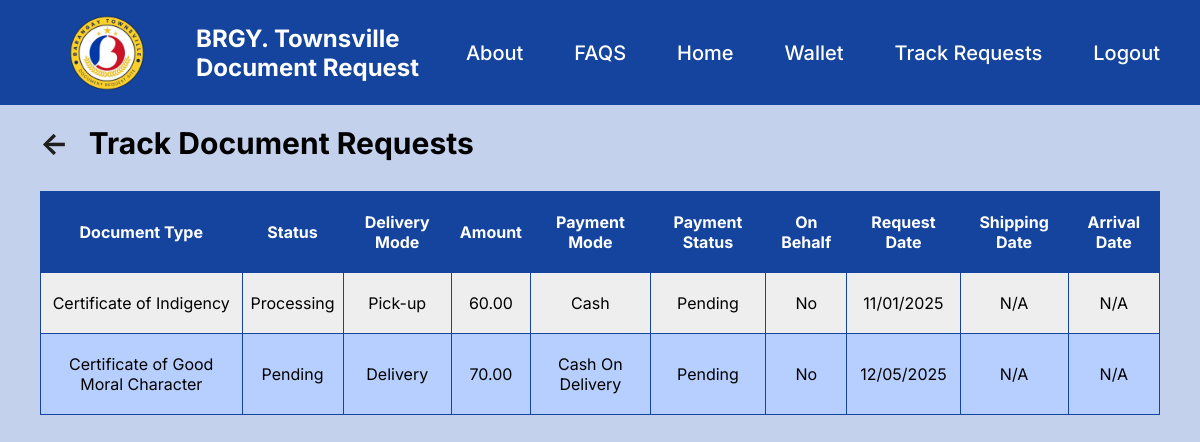
Page /track_request.php (signed in) on the committed database.
### tables this page shows
CREATE TABLE requests (
  request_id int(11) NOT NULL,
  user_id int(11) NOT NULL,
  doc_id int(11) NOT NULL,
  request_date datetime NOT NULL DEFAULT current_timestamp(),
  status enum('Pending','Approved','Denied','Processing','Ready for Shipping','Shipping','Ready for Pick-up','Released') NOT NULL DEFAULT 'Pending',
  delivery_mode enum('Pick-up','Delivery') NOT NULL,
  payment_mode enum('Cash_On_Delivery','Wallet') DEFAULT NULL,
  copies int(11) NOT NULL,
  is_on_behalf tinyint(4) NOT NULL DEFAULT 0,
  represented_surname varchar(255) DEFAULT NULL,
  represented_givenname varchar(255) DEFAULT NULL,
  represented_middlename varchar(255) DEFAULT NULL,
  represented_birthdate date DEFAULT NULL,
  represented_relationship enum('relative','senior','guardian') DEFAULT NULL,
  payment_status enum('Pending','Paid','Refunded') NOT NULL DEFAULT 'Pending',
  shipping_date datetime DEFAULT NULL,
  arrival_date datetime DEFAULT NULL,
  pickup_status enum('Not Picked Up','Picked Up') NOT NULL DEFAULT 'Not Picked Up',
  pickup_date datetime DEFAULT NULL
);

CREATE TABLE document_types (
  doc_id int(11) NOT NULL,
  doc_name varchar(255) NOT NULL,
  price decimal(10,2) NOT NULL,
  shipping_fee decimal(10,2) NOT NULL,
  description varchar(255) NOT NULL,
  status enum('Active','Inactive') NOT NULL
);

CREATE TABLE payments (
  payment_id int(11) NOT NULL,
  user_id int(11) NOT NULL,
  amount decimal(10,2) NOT NULL,
  payment_date datetime NOT NULL DEFAULT current_timestamp(),
  request_id int(11) DEFAULT NULL,
  transaction_type enum('Request Payment','Wallet Load','Refund') NOT NULL
);

### track_request.php (the view, shortened to what this page needs)
<!DOCTYPE html>
<html lang="en">
<head>
    <link rel="stylesheet" href="style.css">
</head>
<body>
    <header class="main-header">
        <div class="logo">
        <img src="./images/logo.png">
        <div>
            <h4>BRGY. Townsville</h4>
            <h4>Document Request</h4>
        </div>
        </div>
    <nav class="navigation-menu">
        <ul>
            <li>About</li>
            <li>FAQS</li>
            <li><a href="dashboard.php">Home</a></li>
            <li><a href="view_wallet.php">Wallet</a></li>
            <li><a href="track_request.php">Track Requests</a></li>
            <li><a href="logout.php">Logout</a></li>
        </ul>
    </nav>
    </header>
    <div class="main-dashboard">
       <div class="page-container">
            <h2><a href="dashboard.php"><b><-</b></a></h2>
            <h2>Track Document Requests</h2>
        </div>
       <div class="table-container">
                <?php
                include "db.php";
                $user_id = $_SESSION['id'];
                $sql = "SELECT r.request_id, r.request_date, r.status, r.delivery_mode, r.payment_mode, r.payment_status, r.shipping_date, r.arrival_date,
                            d.doc_name,
                            p.amount, p.payment_date, p.transaction_type, r.is_on_behalf
                        FROM requests r
                        JOIN document_types d ON r.doc_id = d.doc_id
                        LEFT JOIN payments p ON r.request_id = p.request_id
                        WHERE r.user_id = '$user_id'";
                $result = $conn->query($sql);
                if ($result->num_rows > 0) {
                    echo'
                        <table class="user-table">
                        <tr class="head">
                            <th>Document Type</th>
                            <th>Status</th>
                            <th>Delivery Mode</th>
                            <th>Amount</th>
                            <th>Payment Mode</th>
                            <th>Payment Status</th>
                            <th>On Behalf</th>
                            <th>Request Date</th>
                            <th>Shipping Date</th>
                            <th>Arrival Date</th>
                        </tr>
                        ';
                    while ($row = mysqli_fetch_row($result)) {
                        $request_date = date("m/d/Y", strtotime($row[1]));
                        $status = $row[2];
                        $delivery_mode = $row[3];
                        if ($row[4]== 'Cash_On_Delivery'){
                            $payment_mode = 'Cash On Delivery';
                        }else if ($row[4]== 'Wallet'){
                            $payment_mode = 'Wallet';
                        }
                        else{
                                $payment_mode = 'Cash';
                        }
                        $payment_status = $row[5];
                        $shipping_date = $row[6] ? $row[6] : 'N/A';
                        $arrival_date = $row[7] ? $row[7] : 'N/A';
                        $doc_name = $row[8];
                        $amount = $row[9] ? $row[9] : 'N/A';
                        $is_on_behalf = $row[12] ? 'Yes' : 'No';
                        echo "<tr>
                                <td>$doc_name</td>
                                <td>$status</td>
                                <td>$delivery_mode</td>
                                <td>$amount</td>
                                <td>$payment_mode</td>
                                <td>$payment_status</td>
                                <td>$is_on_behalf</td>
                                <td>$request_date</td>
                                <td>$shipping_date</td>
                                <td>$arrival_date</td>
                              </tr>
                              ";
                    }
                    echo'</table>';
                } else {
                    echo '<p class="not-found"><b>No requests found</b></p>';
                }
                ?>
        </div>
    </div>
</body>
</html>

### style.css (style rules this page uses)
* { margin:0; padding:0; box-sizing: border-box; font-family: 'Inter'; }
:root { --main-bg:#C3D1EC; --container-bg:#E0E7F5; --header-color:#14449D; --warning:#D4A5B2; }
body { background-color: var(--main-bg); height:auto; }
.main-header { height: 105px; display: flex; background-color: var(--header-color); padding: 10px; align-items: center; justify-content: space-between; color: white; }
.main-header h4 { font-size: 24px; }
.logo { margin-left:47px; display: flex; align-items: center; gap: 47px; }
.logo img { width: 100px; height: 100px; margin-right: -8px; }
.navigation-menu { display: flex; justify-content: flex-end; padding: 15px 30px; }
.navigation-menu ul { list-style: none; display: flex; gap: 51px; }
.navigation-menu ul li { font-size: 20px; font-weight: 500; }
.navigation-menu ul li a { text-decoration: none; color: white; }
.main-dashboard { display:flex; justify-content: center; margin:0; padding:20px 40px 40px; flex-direction: column; }
.main-dashboard h2 { margin-bottom:10px; font-size: 30px; }
.table-container { width: 100%; height: 500px; overflow-y: auto; overflow-x: hidden; }
.page-container { display: flex; }
.page-container a { padding-right: 20px; text-decoration: none; color:#1E1E1E; }
.user-table { border-collapse: collapse; width:100%; }
.user-table th, .user-table td { border: 1px solid var(--header-color); padding: 20px 8px; text-align:center; }
.user-table .head th { background-color: var(--header-color); color:white; }
.user-table tr:nth-child(odd) { background-color: #B7CFFF; }
.user-table tr:nth-child(even) { background-color: #EEEEEE; }
.page-container h2 { margin-bottom: 30px; }

### rows in the picture
requests: doc.doc_name "Certificate of Indigency", status "Processing", delivery_mode "Pick-up", payments.amount "60.00", payment_mode "Cash", payment_status "Pending", is_on_behalf "No", request_date "11/01/2025", shipping_date "N/A", arrival_date "N/A"
requests: doc.doc_name "Certificate of Good Moral Character", status "Pending", delivery_mode "Delivery", payments.amount "70.00", payment_mode "Cash On Delivery", payment_status "Pending", is_on_behalf "No", request_date "12/05/2025", shipping_date "N/A", arrival_date "N/A"
